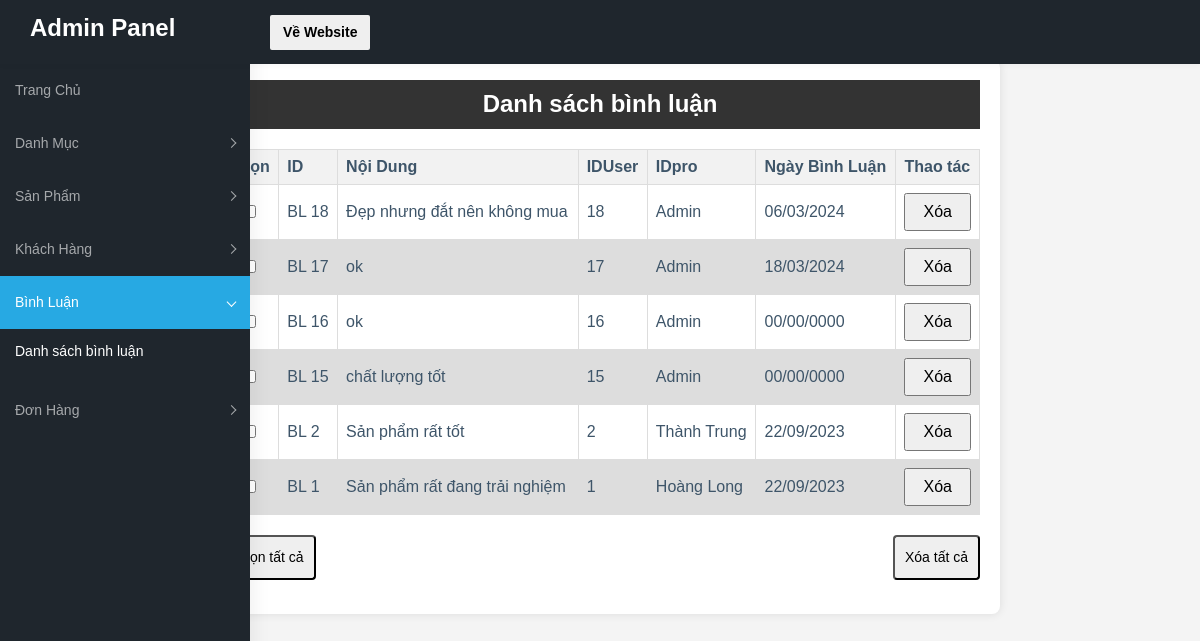
Before: /admin/index.php?act=listbl with the older database file.
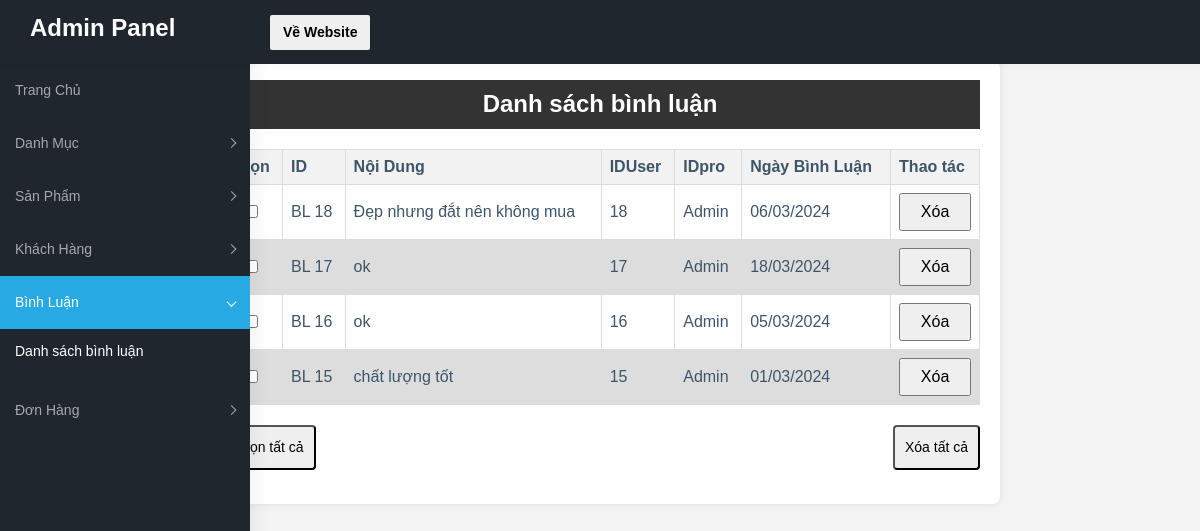
After: the same page with the newer database file.
### tables this page shows
CREATE TABLE `binhluan` (
  `id` int(10) NOT NULL,
  `noidung` varchar(255) NOT NULL,
  `iduser` int(10) NOT NULL,
  `idpro` int(10) NOT NULL,
  `ngaybinhluan` date DEFAULT NULL
);

CREATE TABLE `taikhoan` (
  `id` int(11) NOT NULL,
  `user` varchar(50) NOT NULL,
  `pass` varchar(50) NOT NULL,
  `email` varchar(255) NOT NULL,
  `address` varchar(255) DEFAULT NULL,
  `tel` varchar(20) DEFAULT NULL,
  `role` int(11) NOT NULL DEFAULT 0
);

### model/pdo.php (called while the page is built, shortened)
<?php
function pdo_get_connection(){
    $servername = "localhost";
    $username = "root";
    $password = "";
    try {
        $conn = new PDO("mysql:host=$servername;dbname=da1", $username, $password);
        $conn->setAttribute(PDO::ATTR_ERRMODE, PDO::ERRMODE_EXCEPTION);
        return $conn;
    } catch(PDOException $e) {
        echo "Connection failed: " . $e->getMessage();
    }
}
function pdo_query($sql){
    $sql_args=array_slice(func_get_args(),1);
    try{
        $conn=pdo_get_connection();
        $stmt=$conn->prepare($sql);
        $stmt->execute($sql_args);
        $rows=$stmt->fetchAll();
        return $rows;
    }
    catch(PDOException $e){
        throw $e;
    }
    finally{
        unset($conn);
    }
}
?>

### model/binhluan.php (called while the page is built, shortened)
<?php
        function loadall_binhluan($idpro) {
            $sql = "SELECT binhluan.id, binhluan.noidung, taikhoan.user, DATE_FORMAT(binhluan.ngaybinhluan, '%d/%m/%Y') AS ngaybinhluan
                    FROM binhluan
                    LEFT JOIN taikhoan ON binhluan.iduser = taikhoan.id";
            $sql .= " ORDER BY binhluan.id DESC";
            $listbl = pdo_query($sql);
            return $listbl;
        }
?>

### admin/binhluan/listbl.php (the view, shortened to what this page needs)
<section><header>
        <h1>Danh sách bình luận</h1>
    </header>
    <form action="#" method="post">
        <table>
            <thead>
                <tr>
                    <th>Chọn</th>
                    <th>ID</th>
                    <th>Nội Dung</th>
                    <th>IDUser</th>
                    <th>IDpro</th>
                    <th>Ngày Bình Luận</th>
                    <th>Thao tác</th>
                </tr>
            </thead>
            <tbody>
            <?php
            foreach ($listbinhluan as $binhluan) {
                extract($binhluan);
                $xoabl = "index.php?act=xoabl&id=" .$id;
                echo '<tr>
                    <td><input type="checkbox"></td>
                    <td>BL '.$id.'</td>
                    <td>'.$noidung.'</td>
                    <td>'.$id.'</td>
                    <td>'.$user.'</td>
                    <td>'.$ngaybinhluan.'</td>
                    <td><a href= "'.$xoabl.'"><input type="button" value="Xóa"onclick="return confirm("Bạn có chắc muốn xóa tài khoản này không?" ></a></td>
                </tr>';
            }
            ?>
            </tbody>
        </table>
        <div class="table-actions">
            <button onclick="chonTatCa()">Chọn tất cả</button>
            <button onclick="xoaTatCa()">Xóa tất cả</button>
        </div>
    </form>
    </section>

Changed rows visible on the page:
removed binhluan: id "2", noidung "Sản phẩm rất tốt", iduser.user "Thành Trung", ngaybinhluan "22/09/2023"
removed binhluan: id "1", noidung "Sản phẩm rất đang trải nghiệm", iduser.user "Hoàng Long", ngaybinhluan "22/09/2023"
shown differently, row unchanged: binhluan "Đẹp nhưng đắt nên không mua": value (not shown) → "☐"
shown differently, row unchanged: binhluan id 17: value (not shown) → "☐"
changed binhluan id 16: value (not shown) → "☐"; ngaybinhluan "00/00/0000" → "05/03/2024"
changed binhluan "chất lượng tốt": value (not shown) → "☐"; ngaybinhluan "00/00/0000" → "01/03/2024"
